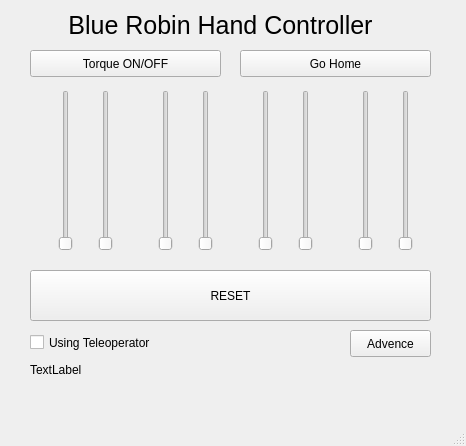
<?xml version="1.0" encoding="UTF-8"?>
<ui version="4.0">
 <class>MainWindow</class>
 <widget class="QMainWindow" name="MainWindow">
  <property name="geometry">
   <rect>
    <x>0</x>
    <y>0</y>
    <width>466</width>
    <height>446</height>
   </rect>
  </property>
  <property name="windowTitle">
   <string>MainWindow</string>
  </property>
  <widget class="QWidget" name="centralwidget">
   <widget class="QPushButton" name="btn_torque">
    <property name="geometry">
     <rect>
      <x>30</x>
      <y>50</y>
      <width>191</width>
      <height>27</height>
     </rect>
    </property>
    <property name="text">
     <string>Torque ON/OFF</string>
    </property>
   </widget>
   <widget class="QLabel" name="label_status">
    <property name="geometry">
     <rect>
      <x>30</x>
      <y>360</y>
      <width>401</width>
      <height>19</height>
     </rect>
    </property>
    <property name="text">
     <string>TextLabel</string>
    </property>
   </widget>
   <widget class="QPushButton" name="btn_gohome">
    <property name="geometry">
     <rect>
      <x>240</x>
      <y>50</y>
      <width>191</width>
      <height>27</height>
     </rect>
    </property>
    <property name="text">
     <string>Go Home</string>
    </property>
   </widget>
   <widget class="QSlider" name="finger1_AA">
    <property name="geometry">
     <rect>
      <x>50</x>
      <y>90</y>
      <width>31</width>
      <height>161</height>
     </rect>
    </property>
    <property name="orientation">
     <enum>Qt::Vertical</enum>
    </property>
   </widget>
   <widget class="QSlider" name="finger1_FE">
    <property name="geometry">
     <rect>
      <x>90</x>
      <y>90</y>
      <width>31</width>
      <height>161</height>
     </rect>
    </property>
    <property name="orientation">
     <enum>Qt::Vertical</enum>
    </property>
   </widget>
   <widget class="QSlider" name="finger2_AA">
    <property name="geometry">
     <rect>
      <x>150</x>
      <y>90</y>
      <width>31</width>
      <height>161</height>
     </rect>
    </property>
    <property name="orientation">
     <enum>Qt::Vertical</enum>
    </property>
   </widget>
   <widget class="QSlider" name="finger2_FE">
    <property name="geometry">
     <rect>
      <x>190</x>
      <y>90</y>
      <width>31</width>
      <height>161</height>
     </rect>
    </property>
    <property name="orientation">
     <enum>Qt::Vertical</enum>
    </property>
   </widget>
   <widget class="QSlider" name="finger3_AA">
    <property name="geometry">
     <rect>
      <x>250</x>
      <y>90</y>
      <width>31</width>
      <height>161</height>
     </rect>
    </property>
    <property name="orientation">
     <enum>Qt::Vertical</enum>
    </property>
   </widget>
   <widget class="QSlider" name="finger3_FE">
    <property name="geometry">
     <rect>
      <x>290</x>
      <y>90</y>
      <width>31</width>
      <height>161</height>
     </rect>
    </property>
    <property name="orientation">
     <enum>Qt::Vertical</enum>
    </property>
   </widget>
   <widget class="QSlider" name="finger4_AA">
    <property name="geometry">
     <rect>
      <x>350</x>
      <y>90</y>
      <width>31</width>
      <height>161</height>
     </rect>
    </property>
    <property name="orientation">
     <enum>Qt::Vertical</enum>
    </property>
   </widget>
   <widget class="QSlider" name="finger4_FE">
    <property name="geometry">
     <rect>
      <x>390</x>
      <y>90</y>
      <width>31</width>
      <height>161</height>
     </rect>
    </property>
    <property name="orientation">
     <enum>Qt::Vertical</enum>
    </property>
   </widget>
   <widget class="QPushButton" name="pushButton">
    <property name="geometry">
     <rect>
      <x>30</x>
      <y>270</y>
      <width>401</width>
      <height>51</height>
     </rect>
    </property>
    <property name="text">
     <string>RESET</string>
    </property>
   </widget>
   <widget class="QLabel" name="label">
    <property name="geometry">
     <rect>
      <x>20</x>
      <y>10</y>
      <width>401</width>
      <height>31</height>
     </rect>
    </property>
    <property name="font">
     <font>
      <pointsize>19</pointsize>
      <weight>50</weight>
      <italic>false</italic>
      <bold>false</bold>
      <underline>false</underline>
     </font>
    </property>
    <property name="text">
     <string>Blue Robin Hand Controller</string>
    </property>
    <property name="alignment">
     <set>Qt::AlignCenter</set>
    </property>
   </widget>
   <widget class="QCheckBox" name="checkBox">
    <property name="geometry">
     <rect>
      <x>30</x>
      <y>330</y>
      <width>161</width>
      <height>25</height>
     </rect>
    </property>
    <property name="text">
     <string>Using Teleoperator</string>
    </property>
   </widget>
   <widget class="QPushButton" name="pushButton_2">
    <property name="geometry">
     <rect>
      <x>350</x>
      <y>330</y>
      <width>81</width>
      <height>27</height>
     </rect>
    </property>
    <property name="text">
     <string>Advence</string>
    </property>
   </widget>
  </widget>
  <widget class="QMenuBar" name="menubar">
   <property name="geometry">
    <rect>
     <x>0</x>
     <y>0</y>
     <width>466</width>
     <height>24</height>
    </rect>
   </property>
  </widget>
  <widget class="QStatusBar" name="statusbar"/>
 </widget>
 <resources/>
 <connections/>
</ui>
